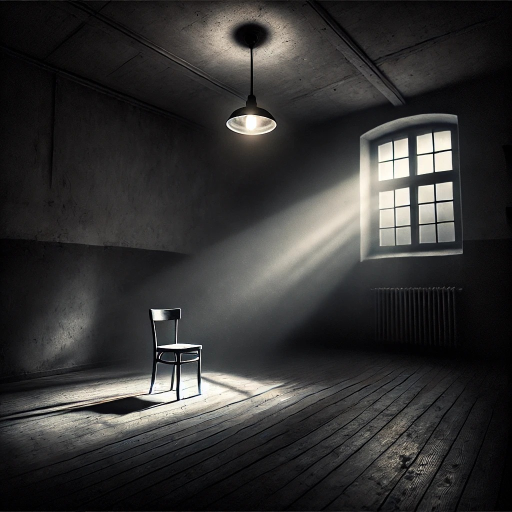
#> input picture harris_corner/x1.jpg, 1024 x 1024 px (shown at 1/2 size)
$ python region_grwoing.py
#> lines starting #> are read from the running program, lines starting #| are printed output that depends on the picture; after the words box and inside, x2 and y2 are one past the last pixel; in counts of white or black regions, pixels touching at a corner belong together
import cv2
import numpy as np


def region_growing(image, seed, threshold=100):
#> called with seed = (450, 620), threshold = 120
    h, w = image.shape
#> h = 1024; w = 1024
    visited = np.zeros_like(image, dtype=bool)
    region = np.zeros_like(image, dtype=np.uint8)

    # Define 4-connected neighbors (or 8-connected for diagonal inclusion)
    neighbors = [(0, 1), (1, 0), (0, -1), (-1, 0),
                 (1, 1), (-1, -1), (1, -1), (-1, 1) ]

    # Start with the seed pixel
    seed_value = image[seed]
#> seed_value = 170
    stack = [seed]

    while stack:
        x, y = stack.pop()

        if visited[x, y]:
            continue

        visited[x, y] = True

        # Check intensity difference
        if abs(int(image[x, y]) - int(seed_value)) < threshold:
            region[x, y] = 255  # Mark as part of the region

            # Check neighbors
            for dx, dy in neighbors:
                nx, ny = x + dx, y + dy
                if 0 <= nx < h and 0 <= ny < w and not visited[nx, ny]:
                    stack.append((nx, ny))
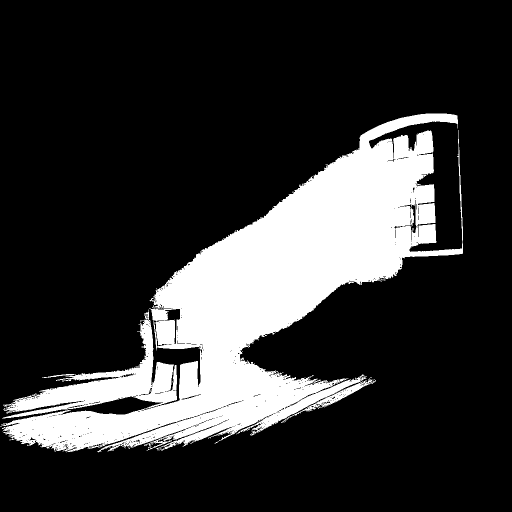
#> region: shape (1024, 1024) (shown at 1/2 size); 20.2% white; 1 white region, box (x1, y1, x2, y2) and area: (0, 227, 926, 905) 211689
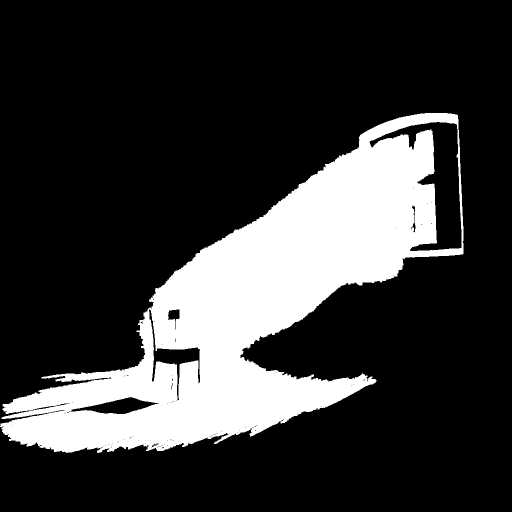
#> visited: shape (1024, 1024) bool (shown at 1/2 size); 21.7% white; 1 white region, box (x1, y1, x2, y2) and area: (0, 226, 927, 906) 227155
#> after the loop, stack = []

    return region


# Load grayscale image
image = cv2.imread("x1.jpg", cv2.IMREAD_GRAYSCALE)

# # Define seed point
seed = (450, 620)  # Change based on your object location
# edges = cv2.Canny(image, 50, 150)  # Detect edges
# y, x = np.where(edges > 0)  # Get nonzero edge points
# seed = (y[0], x[0])  # Pick first edge point
# Apply region growing
result = region_growing(image, seed, threshold=120)

# Show result
cv2.imshow("Region Growing Result", result)
cv2.waitKey(0)
cv2.destroyAllWindows()

$ run again, with harris_corner/img.png saved as harris_corner/x1.jpg
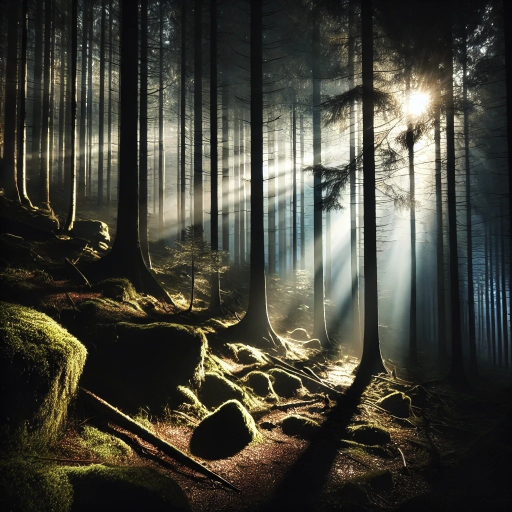
#> input picture harris_corner/img.png, 1024 x 1024 px (shown at 1/2 size)
#> seed_value = 139
#> after the loop in region_growing, `while stack:`:
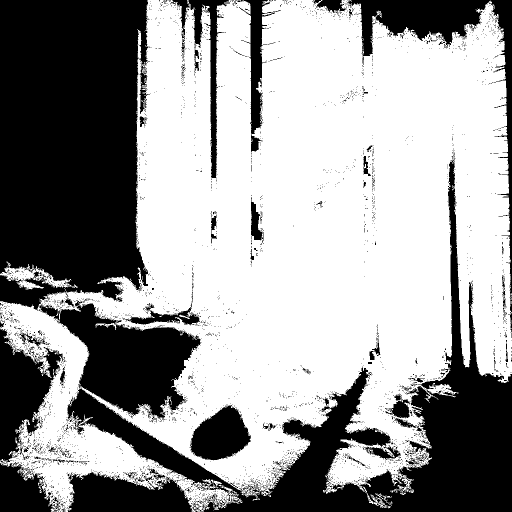
#> region: shape (1024, 1024) (shown at 1/2 size); 60.4% white; 3733 black regions (3631 under 20 px), largest, box (x1, y1, x2, y2) and area: (0, 0, 1024, 1024) 309129, (694, 0, 1024, 626) 23636, (0, 657, 127, 928) 16811
#> after the loop in region_growing, `while stack:`:
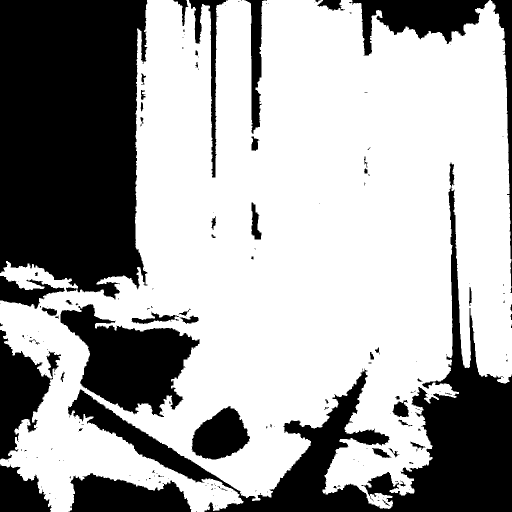
#> visited: shape (1024, 1024) bool (shown at 1/2 size); 64.7% white; 198 black regions (141 under 20 px), largest, box (x1, y1, x2, y2) and area: (0, 0, 295, 599) 154338, (136, 325, 1024, 1024) 98287, (121, 608, 400, 834) 32880
#> after the loop in region_growing, `while stack:`: stack = []
